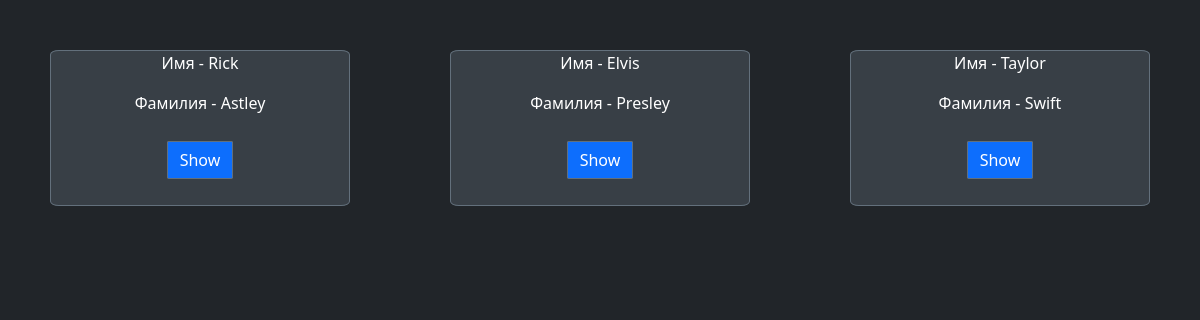
Page /pop/ on the committed database.
### pop/models.py (models this page shows, shortened)
class Pop(models.Model):
    Category = models.ForeignKey(Categorys, on_delete=models.CASCADE)
    Author_Name = models.CharField(max_length=50)
    Author_Sure_Name = models.CharField(max_length=50)
    Author_Age = models.PositiveIntegerField()
    Info = models.TextField()

### pop/views.py (the view)
# urls.py: path('', show_pop_page),
def show_pop_page(request):
    return render(request, "category.html", context={'objects': Pop.objects.all()})

### templates/category.html (shortened to what this page needs)
<!DOCTYPE html>
<html lang="en">
<head>
  <link href="/docs/5.3/dist/css/bootstrap.min.css" rel="stylesheet">
  <link href="https://cdn.jsdelivr.net/npm/bootstrap@5.3.0-alpha3/dist/css/bootstrap.min.css" rel="stylesheet">
</head>
<body class="d-flex h-100 text-center text-bg-dark">
    {% for object in objects%}
    <div style="display: flex; flex-direction: column; margin: auto; margin-top: 50px; border: 1px solid #63707c; width: 300px; border-radius: 3%; background-color: #383f46;">
        <p>Имя - {{object.Author_Name}}</p>
        <p>Фамилия - {{object.Author_Sure_Name}}</p>
        <p><a href="{{object.pk}}" name="add_button"  class="btn btn-primary" style="margin-top: 20px;  margin: 10px; border: 1px solid #63707c; border-radius: 3%;color: white;  text-decoration: none;">Show</a></p>
    </div>
    {% endfor %}
</body>
</html>

### rows in the picture
Pop: Author_Name "Rick", Author_Sure_Name "Astley"
Pop: Author_Name "Elvis", Author_Sure_Name "Presley"
Pop: Author_Name "Taylor", Author_Sure_Name "Swift"
